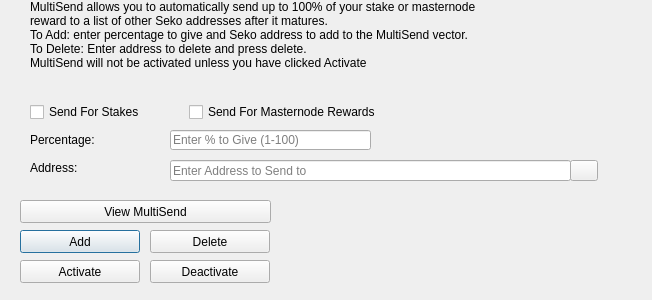
<?xml version="1.0" encoding="UTF-8"?>
<ui version="4.0">
 <class>MultiSendDialog</class>
 <widget class="QDialog" name="MultiSendDialog">
  <property name="windowModality">
   <enum>Qt::NonModal</enum>
  </property>
  <property name="geometry">
   <rect>
    <x>0</x>
    <y>0</y>
    <width>652</width>
    <height>300</height>
   </rect>
  </property>
  <property name="windowTitle">
   <string>MultiSend</string>
  </property>
  <widget class="QLineEdit" name="multiSendPercentEdit">
   <property name="geometry">
    <rect>
     <x>170</x>
     <y>130</y>
     <width>201</width>
     <height>20</height>
    </rect>
   </property>
   <property name="toolTip">
    <string>Enter whole numbers 1 - 100</string>
   </property>
   <property name="placeholderText">
    <string>Enter % to Give (1-100)</string>
   </property>
  </widget>
  <widget class="QLineEdit" name="multiSendAddressEdit">
   <property name="geometry">
    <rect>
     <x>170</x>
     <y>160</y>
     <width>401</width>
     <height>21</height>
    </rect>
   </property>
   <property name="toolTip">
    <string/>
   </property>
   <property name="placeholderText">
    <string>Enter Address to Send to</string>
   </property>
  </widget>
  <widget class="QLabel" name="label_2">
   <property name="geometry">
    <rect>
     <x>30</x>
     <y>0</y>
     <width>451</width>
     <height>121</height>
    </rect>
   </property>
   <property name="lineWidth">
    <number>1</number>
   </property>
   <property name="text">
    <string>MultiSend allows you to automatically send up to 100% of your stake or masternode reward to a list of other Seko addresses after it matures.
To Add: enter percentage to give and Seko address to add to the MultiSend vector.
To Delete: Enter address to delete and press delete.
MultiSend will not be activated unless you have clicked Activate</string>
   </property>
   <property name="alignment">
    <set>Qt::AlignLeading|Qt::AlignLeft|Qt::AlignTop</set>
   </property>
   <property name="wordWrap">
    <bool>true</bool>
   </property>
  </widget>
  <widget class="QLabel" name="message">
   <property name="geometry">
    <rect>
     <x>290</x>
     <y>200</y>
     <width>351</width>
     <height>91</height>
    </rect>
   </property>
   <property name="text">
    <string/>
   </property>
  </widget>
  <widget class="QPushButton" name="addButton">
   <property name="geometry">
    <rect>
     <x>20</x>
     <y>230</y>
     <width>120</width>
     <height>23</height>
    </rect>
   </property>
   <property name="toolTip">
    <string/>
   </property>
   <property name="statusTip">
    <string>Add to MultiSend Vector</string>
   </property>
   <property name="text">
    <string>Add</string>
   </property>
  </widget>
  <widget class="QPushButton" name="disableButton">
   <property name="geometry">
    <rect>
     <x>150</x>
     <y>260</y>
     <width>120</width>
     <height>23</height>
    </rect>
   </property>
   <property name="statusTip">
    <string>Deactivate MultiSend</string>
   </property>
   <property name="text">
    <string>Deactivate</string>
   </property>
  </widget>
  <widget class="QPushButton" name="addressBookButton">
   <property name="geometry">
    <rect>
     <x>570</x>
     <y>160</y>
     <width>28</width>
     <height>21</height>
    </rect>
   </property>
   <property name="toolTip">
    <string>Choose an address from the address book</string>
   </property>
   <property name="text">
    <string/>
   </property>
   <property name="icon">
    <iconset resource="../seko.qrc">
     <normaloff>:/icons/address-book</normaloff>:/icons/address-book</iconset>
   </property>
   <property name="shortcut">
    <string>Alt+A</string>
   </property>
   <property name="autoDefault">
    <bool>false</bool>
   </property>
  </widget>
  <widget class="QLabel" name="label">
   <property name="geometry">
    <rect>
     <x>30</x>
     <y>130</y>
     <width>121</width>
     <height>20</height>
    </rect>
   </property>
   <property name="toolTip">
    <string>Percentage of stake to send</string>
   </property>
   <property name="text">
    <string>Percentage:</string>
   </property>
  </widget>
  <widget class="QLabel" name="label_5">
   <property name="geometry">
    <rect>
     <x>30</x>
     <y>160</y>
     <width>111</width>
     <height>16</height>
    </rect>
   </property>
   <property name="toolTip">
    <string>Address to send portion of stake to</string>
   </property>
   <property name="text">
    <string>Address:</string>
   </property>
  </widget>
  <widget class="QPushButton" name="deleteButton">
   <property name="geometry">
    <rect>
     <x>150</x>
     <y>230</y>
     <width>120</width>
     <height>23</height>
    </rect>
   </property>
   <property name="toolTip">
    <string/>
   </property>
   <property name="statusTip">
    <string>Delete Address From MultiSend Vector</string>
   </property>
   <property name="text">
    <string>Delete</string>
   </property>
  </widget>
  <widget class="QPushButton" name="activateButton">
   <property name="geometry">
    <rect>
     <x>20</x>
     <y>260</y>
     <width>120</width>
     <height>23</height>
    </rect>
   </property>
   <property name="statusTip">
    <string>Activate MultiSend</string>
   </property>
   <property name="text">
    <string>Activate</string>
   </property>
  </widget>
  <widget class="QPushButton" name="viewButton">
   <property name="geometry">
    <rect>
     <x>20</x>
     <y>200</y>
     <width>251</width>
     <height>23</height>
    </rect>
   </property>
   <property name="toolTip">
    <string/>
   </property>
   <property name="statusTip">
    <string>View MultiSend Vector</string>
   </property>
   <property name="text">
    <string>View MultiSend</string>
   </property>
  </widget>
  <widget class="QWidget" name="horizontalLayoutWidget">
   <property name="geometry">
    <rect>
     <x>30</x>
     <y>100</y>
     <width>351</width>
     <height>24</height>
    </rect>
   </property>
   <layout class="QHBoxLayout" name="horizontalLayout">
    <item>
     <widget class="QCheckBox" name="multiSendStakeCheckBox">
      <property name="text">
       <string>Send For Stakes</string>
      </property>
     </widget>
    </item>
    <item>
     <widget class="QCheckBox" name="multiSendMasternodeCheckBox">
      <property name="text">
       <string>Send For Masternode Rewards</string>
      </property>
     </widget>
    </item>
   </layout>
  </widget>
 </widget>
 <resources>
  <include location="../seko.qrc"/>
 </resources>
 <connections/>
</ui>
